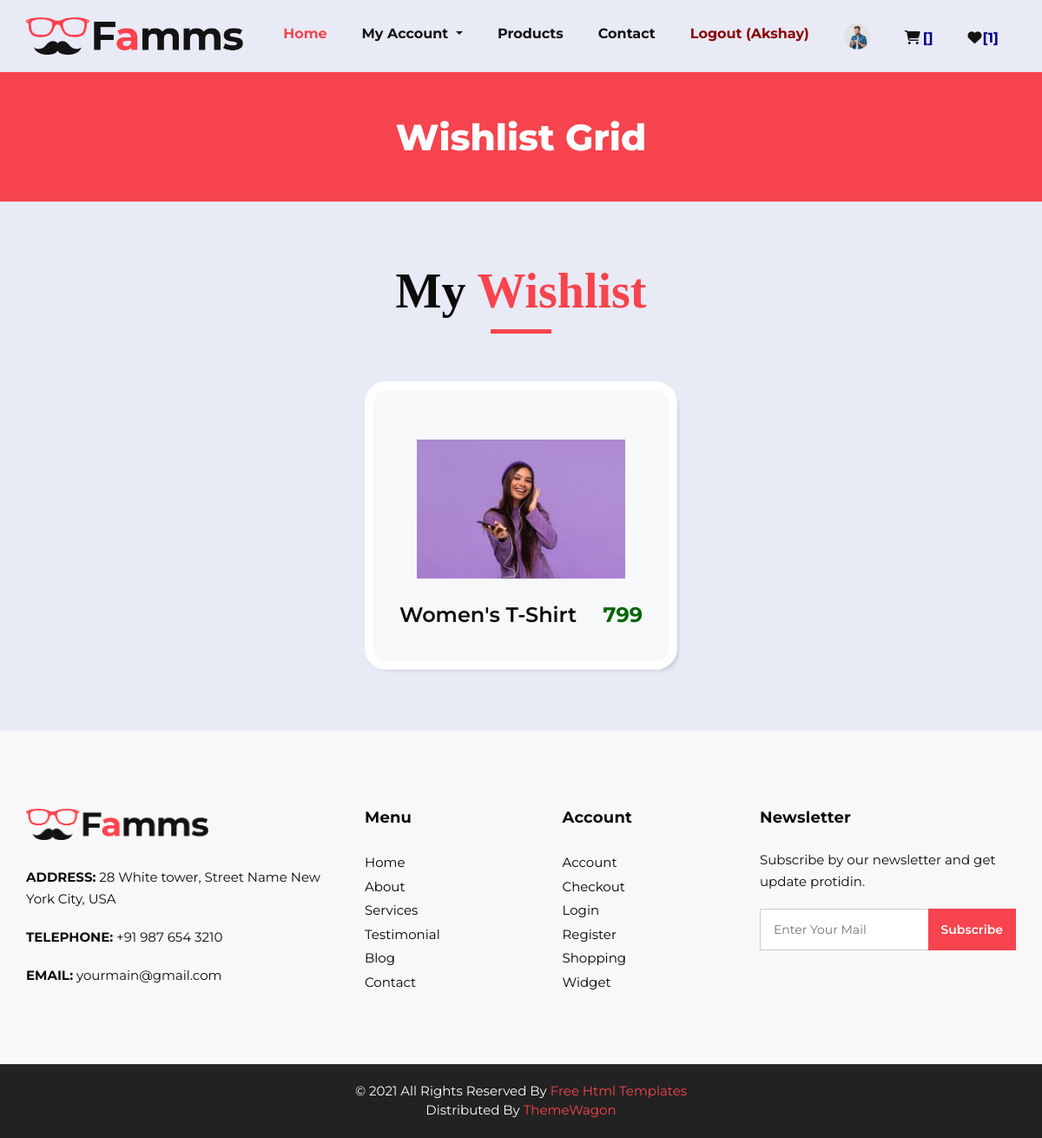
Screenshot of /wishlist/ (signed in) with the database file from the repository.
### myapp/models.py (models this page shows, shortened)
class User(models.Model):
	fname = models.CharField(max_length = 100)
	lname = models.CharField(max_length = 100)
	email = models.EmailField()
	mobile = models.PositiveIntegerField()
	address = models.TextField()
	password = models.CharField(max_length = 100)
	usertype = models.CharField(max_length = 100,default = "Buyer")
	profile_picture = models.ImageField(upload_to = "profile_picture/",default = "")

class Wishlist(models.Model):
	user = models.ForeignKey(User,on_delete = models.CASCADE)
	product = models.ForeignKey(Product,on_delete = models.CASCADE)
	date = models.DateTimeField(default = timezone.now)

class Product(models.Model):
	category = (
		("Men","Men"),
		("Women","Women"),
		("Kids","Kids"),
	)
	sub_category = (
		("Jeans","Jeans"),
		("T-Shirt","T-Shirt"),
		("Shirts","Shirts"),
	)
	seller = models.ForeignKey(User,on_delete = models.CASCADE)
	product_category = models.CharField(max_length=100,choices = category)
	product_sub_category = models.CharField(max_length=100,choices = sub_category)
	product_name = models.CharField(max_length=100)
	product_price = models.PositiveIntegerField()
	product_image = models.ImageField(upload_to = "product_image/")
	product_desc = models.TextField()

### myapp/views.py (the view)
# urls.py: path('wishlist/',views.wishlist,name = 'wishlist'),
def wishlist(request):
	user = User.objects.get(email = request.session['email'])
	wishlists = Wishlist.objects.filter(user = user)
	request.session['wishlist_count'] = len(wishlists)
	return render(request,'wishlist.html',{'wishlists':wishlists})

### myapp/templates/wishlist.html (shortened to what this page needs)
{% extends 'header.html' %}
{% load static %}
{% block content %}
<!DOCTYPE html>
<html>
   <head>
   </head>
   <body class="sub_page">
      <section class="inner_page_head">
         <div class="container_fuild">
            <div class="row">
               <div class="col-md-12">
                  <div class="full">
                     <h3>Wishlist Grid</h3>
                  </div>
               </div>
            </div>
         </div>
      </section>
      <section class="product_section layout_padding">
         <div class="container">
            <div class="heading_container heading_center">
               <h2>
                  {% if wishlists %}
                     My <span>Wishlist</span>
                  {% else %}
                     No Products In <span>Wishlist</span>
                  {% endif %}
               </h2>
            </div>
            <div class="row" style="justify-content: center;">
            {% for i in wishlists %}
               <div class="col-sm-6 col-md-5 col-lg-4">
                  <div class="box">
                     <div class="img-box">
                        <img src="{{i.product.product_image.url}}" alt="">
                     </div>
                     <div class="detail-box">
                        <h4 style="font-weight: 600; ">
                           {{i.product.product_category}}'s {{i.product.product_sub_category}}
                        </h4>
                        <h4 style="font-weight: 700;color: darkgreen; ">
                          {{i.product.product_price}}
                        </h4>
                     </div>
                  </div>
               </div>
            {% endfor %}
            </div>
         </div>
      </section>
   </body>
</html>
{% endblock %}

### myapp/templates/header.html (shortened to what this page needs)
 {% load static %}
<!DOCTYPE html>
<html>
   <head>
      <link rel="stylesheet" type="text/css" href="{% static 'css/bootstrap.css' %}" />
      <link href="{% static 'css/font-awesome.min.css' %}" rel="stylesheet" />
      <link href="{% static 'css/style.css' %}" rel="stylesheet" />
      <link href="{% static 'css/responsive.css' %}" rel="stylesheet" />
      <link rel="stylesheet" href="https://cdnjs.cloudflare.com/ajax/libs/font-awesome/6.5.2/css/all.min.css" />
   </head>
   <body>
      <div class="hero_area" style="font-size: 14px;">
         <header class="header_section">
            <div class="container">
               <nav class="navbar navbar-expand-lg custom_nav-container ">
                  <a class="navbar-brand" href="/"><img width="250" src="{% static 'images/logo.png' %}" alt="#" /></a>
                  <div class="collapse navbar-collapse" id="navbarSupportedContent">
                     <ul class="navbar-nav">
                        <li class="nav-item active">
                           <a class="nav-link" href="/">Home <span class="sr-only">(current)</span></a>
                        </li>
                        {% if request.session.email %}
                       <li class="nav-item dropdown">
                           <a class="nav-link dropdown-toggle" href="#" data-toggle="dropdown" role="button" aria-haspopup="true" aria-expanded="true"> <span class="nav-label">My Account </a>
                        </li>
                        {% endif %}
                        <li class="nav-item">
                           <a class="nav-link" href="{% url 'product' %}">Products</a>
                        </li>
                        <li class="nav-item">
                           <a class="nav-link" href="{% url 'contact' %}">Contact</a>
                        </li>
                        {% if request.session.email %}
                           <li class="nav-item">
                              <a class="nav-link" style="color: darkred;" href="{% url 'logout' %}">Logout ({{ request.session.fname}})</a>
                           </li>
                           <li class="nav-item">
                              <a class="nav-link" style="color: darkred;" href="{% url 'profile' %}"><img src="{{request.session.profile_picture}}" style="width: 30px;height: 30px;border-radius: 50%;object-fit: cover;"></a>
                           </li>
                        {% endif %}
                        {% if request.session.email %}
                        <li class="nav-item" style="margin-top: 5px; font-size: 17px;">
                           <a class="nav-link" href="{% url 'cart' %}"><i class="fa-solid fa-cart-shopping"></i><span style="margin-left:3px;color: darkblue;">[{{request.session.cart_count}}]</span></a>
                        </li>
                        <li class="nav-item" style="margin-top: 5px; font-size: 17px;">
                           <a class="nav-link" href="{% url 'wishlist' %}"><i class="fa-solid fa-heart "></i><span style="margin-left:1px;color: darkblue;">[{{request.session.wishlist_count}}]</span></a>
                        </li>
                        {% endif %}
                     </ul>
                  </div>
               </nav>
            </div>
         </header>
{% block content %}
{% endblock %}
      <footer>
         <div class="container">
            <div class="row">
               <div class="col-md-4">
                   <div class="full">
                      <div class="logo_footer">
                        <a href="#"><img width="210" src="{% static 'images/logo.png' %}" alt="#" /></a>
                      </div>
                      <div class="information_f">
                        <p><strong>ADDRESS:</strong> 28 White tower, Street Name New York City, USA</p>
                        <p><strong>TELEPHONE:</strong> +91 987 654 3210</p>
                        <p><strong>EMAIL:</strong> yourmain@gmail.com</p>
                      </div>
                   </div>
               </div>
               <div class="col-md-8">
                  <div class="row">
                  <div class="col-md-7">
                     <div class="row">
                        <div class="col-md-6">
                     <div class="widget_menu">
                        <h3>Menu</h3>
                        <ul>
                           <li><a href="#">Home</a></li>
                           <li><a href="#">About</a></li>
                           <li><a href="#">Services</a></li>
                           <li><a href="#">Testimonial</a></li>
                           <li><a href="#">Blog</a></li>
                           <li><a href="#">Contact</a></li>
                        </ul>
                     </div>
                  </div>
                  <div class="col-md-6">
                     <div class="widget_menu">
                        <h3>Account</h3>
                        <ul>
                           <li><a href="#">Account</a></li>
                           <li><a href="#">Checkout</a></li>
                           <li><a href="#">Login</a></li>
                           <li><a href="#">Register</a></li>
                           <li><a href="#">Shopping</a></li>
                           <li><a href="#">Widget</a></li>
                        </ul>
                     </div>
                  </div>
                     </div>
                  </div>
                  <div class="col-md-5">
                     <div class="widget_menu">
                        <h3>Newsletter</h3>
                        <div class="information_f">
                          <p>Subscribe by our newsletter and get update protidin.</p>
                        </div>
                        <div class="form_sub">
                           <form>
                              <fieldset>
                                 <div class="field">
                                    <input type="email" placeholder="Enter Your Mail" name="email" />
                                    <input type="submit" value="Subscribe" />
                                 </div>
                              </fieldset>
                           </form>
                        </div>
                     </div>
                  </div>
                  </div>
               </div>
            </div>
         </div>
      </footer>
      <div class="cpy_">
         <p class="mx-auto">© 2021 All Rights Reserved By <a href="https://html.design/">Free Html Templates</a><br>
            Distributed By <a href="https://themewagon.com/" target="_blank">ThemeWagon</a>
         </p>
      </div>
   </body>
</html>

### myapp/static/css/responsive.css (style rules this page uses)
@media (min-width: 1200px) { .container { max-width: 1170px; } }

### rows the page displays
User: session.fname "Akshay"
Wishlist: product.product_image (picture), product.product_category "Women", product.product_sub_category "T-Shirt", product.product_price "799"

### other values shown
{{ request.session.wishlist_count }} "1"
